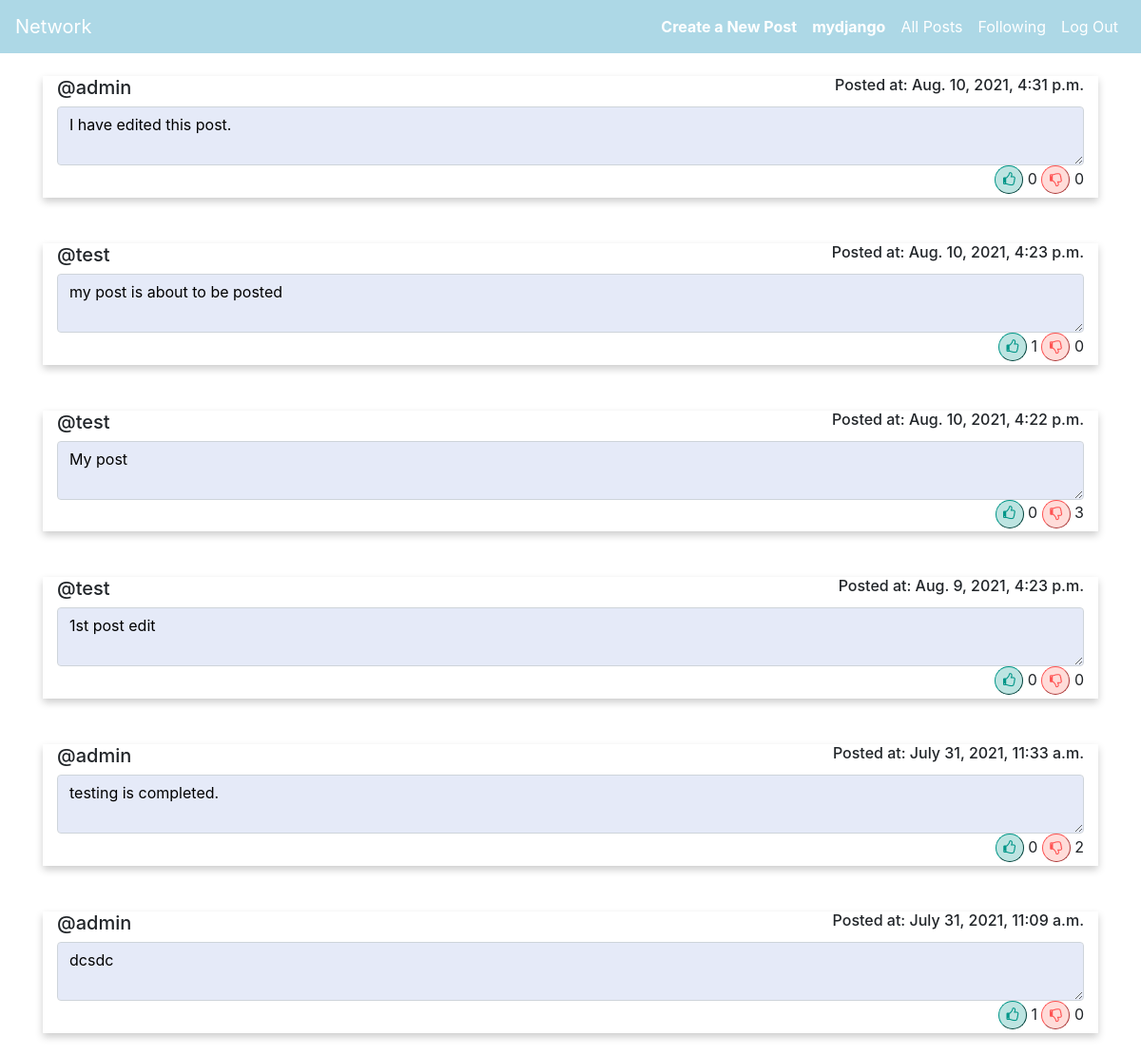
The app's page /following_page (signed in), older data.
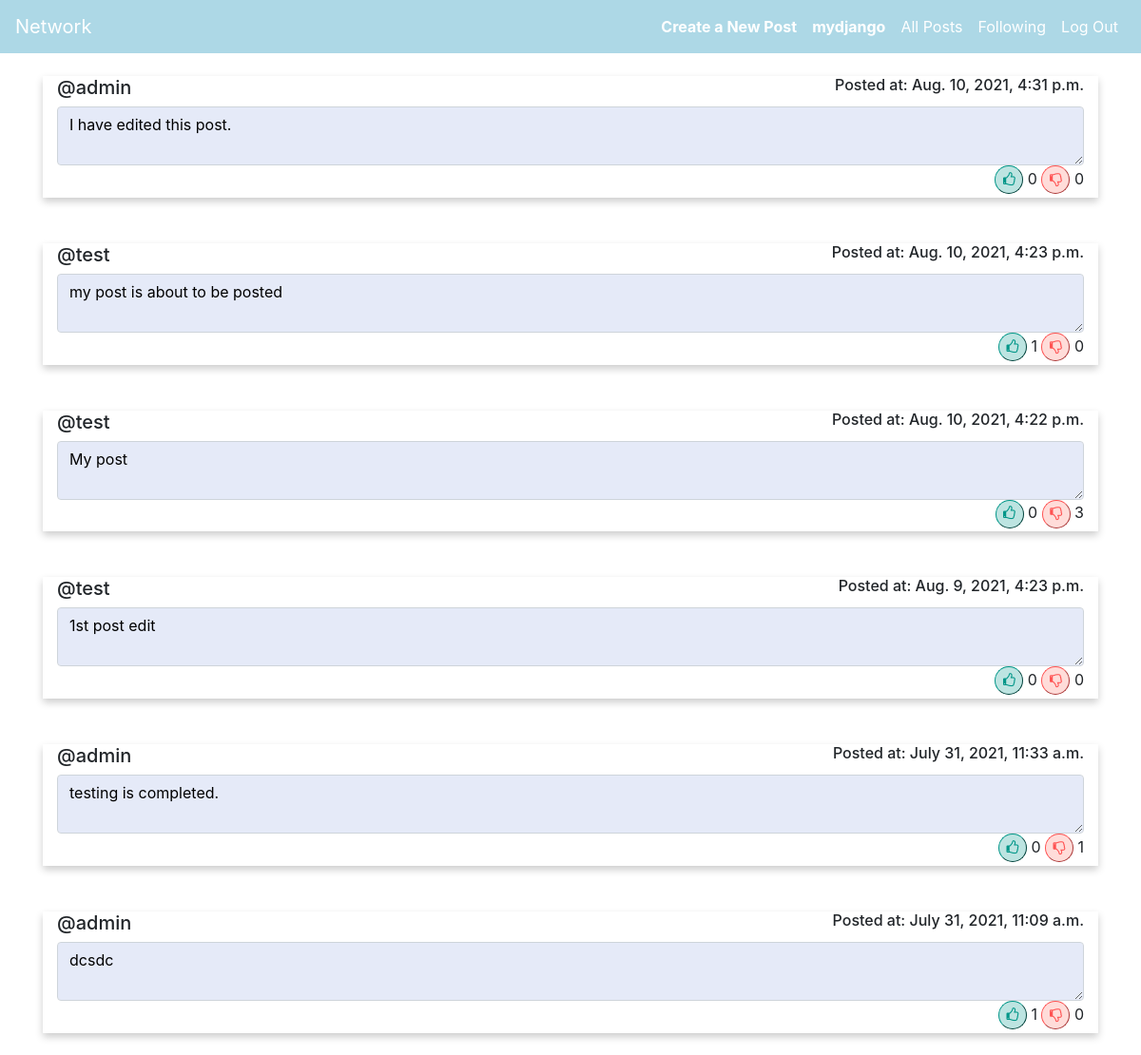
The same page, newer data.
### network/models.py (models this page shows, shortened)
class Post(models.Model):
    user = models.ForeignKey(
        User, on_delete=models.CASCADE, related_name="post_creator")
    title = models.CharField(max_length=250,default='Title')
    date_posted = models.DateTimeField(auto_now_add=True, blank=True)
    likes = models.IntegerField(default=0)
    dislikes = models.IntegerField(default=0)

class User(AbstractUser):
    followers  = models.IntegerField(default=0)
    followings =models.IntegerField(default=0)

### network/views.py (the view)
@login_required(login_url='/login')
def followig_page(request):
    usr = request.user.id
    following = Follower.objects.filter(main_user=usr)
    folloiwng_list =[]
    for follows in following:
        folloiwng_list.append(follows.user_follower.id)
    following_posts  = Post.objects.filter(user_id__in=folloiwng_list).order_by('-date_posted')
    lst =[]
    if (following_posts.count() >0):
        for i in following_posts:
           lst.append( i.id)
    if(len(lst)>0):
        for i in lst:
            post_obj =Post.objects.get(id= i)
            like_count = Like.objects.filter(post_id = post_obj.id,user_liked=True)
            dislike_count =Like.objects.filter(post_id = post_obj.id,user_disliked=True)
            Post.objects.filter(id=i).update(likes=like_count.count(),dislikes=dislike_count.count())
    post_paginator = Paginator(following_posts,10)
    page_num = request.GET.get('page')
    page = post_paginator.get_page(page_num)
    return render(request, "network/following_page.html",{
        "all_posts":page
    })

### network/templates/network/following_page.html (shortened to what this page needs)
{% extends "network/layout.html" %}
{% load static %}
{% block body %}
{%  for p in all_posts.object_list  %}
<div id="view_all_post">
    <div class="timeline">
        <div class="container left">
                    <div class="content">
                      <div style="clear: both">
                        <h5 style="float: left;">@{{p.user.username}}</h5>
                        <h6 style="float: right;">Posted at: {{p.date_posted}}</h6>
                      </div>
                      <textarea class="form-control"
                      disabled style="background-color:rgb(229, 234, 248); color:black; margin-top: 10px;"
                      id="{{ p.id }}p" readonly>{{ p.title }}</textarea>
                      <div id = "like_buttons_{{ p.id }}" style="text-align: right;">
                        <button class="olike" id = "{{p.id}}l">
                          <i class="fa fa-thumbs-o-up" aria-hidden="true"></i>
                        </button>
                        <label id="lbl{{p.id}}">{{p.likes}} </label>
                        <button class="vdislike" id = "{{p.id}}dl">
                          <i class="fa fa-thumbs-o-down" aria-hidden="true"> </i>
                        </button>
                        <label id="lbd{{p.id}}" >{{p.dislikes}} </label>
                      </div>
                    </div>
        </div>
      </div>
</div>
<br></br>
{% endfor %}
{% endblock %}

Row changes from the older to the newer data that the page shows:
changed Post "July 31, 2021, 11:33 a.m.": dislikes "2" → "1"
